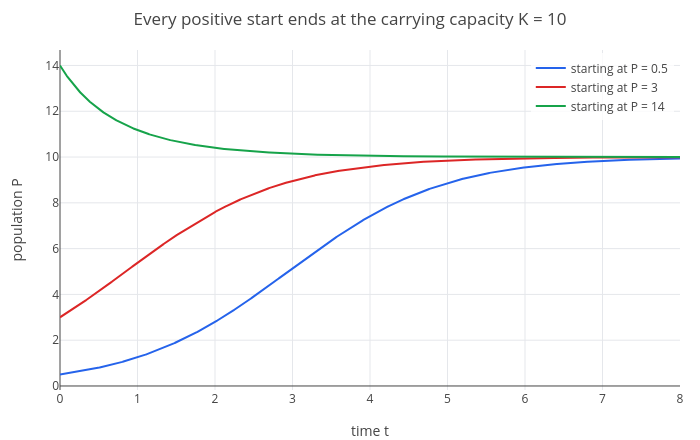

The notebook cell this image was saved under:
### Markdown cell above
The curve has the typical S-shape: exponential growth at first, fastest growth at $P = K/2 = 5$, then levelling off
at $K$. Several starting values at once: give one start value per row of `start`. Starting above $K$ the
population shrinks back to $K$:

### Code cell
p = odeplot([r*P*(1 - P/K)], [P], t, [0.5; 3; 14], 0, 8, [t P]);
p = legend(p, "starting at P = 0.5", "starting at P = 3", "starting at P = 14");
labels(title(p, "Every positive start ends at the carrying capacity K = 10"), "time t", "population P")
clear

### Figure 1 — Plotly figure (JSON) as saved in the notebook; plotly's stock layout.template omitted (floating-point values rounded to 4 significant figures; data arrays with more than 128 entries replaced by an {"elided": "..."} marker saying what was removed)
{"data": [{"line": {"color": "#2563eb", "width": 2}, "mode": "lines", "name": "starting at P = 0.5", "type": "scatter", "x": {"elided": "2779 float values"}, "y": {"elided": "2779 float values"}}, {"line": {"color": "#dc2626", "width": 2}, "mode": "lines", "name": "starting at P = 3", "type": "scatter", "x": {"elided": "2789 float values"}, "y": {"elided": "2789 float values"}}, {"line": {"color": "#16a34a", "width": 2}, "mode": "lines", "name": "starting at P = 14", "type": "scatter", "x": {"elided": "2606 float values"}, "y": {"elided": "2606 float values"}}], "layout": {"height": 440, "legend": {"bgcolor": "rgba(255,255,255,0.8)", "x": 0.99, "xanchor": "right", "y": 0.99, "yanchor": "top"}, "margin": {"b": 50, "l": 60, "r": 20, "t": 50}, "showlegend": true, "title": {"text": "Every positive start ends at the carrying capacity K = 10"}, "width": 700, "xaxis": {"range": [0, 8], "title": {"text": "time t"}, "zeroline": true}, "yaxis": {"range": [-0.175, 14.68], "title": {"text": "population P"}, "zeroline": true}}}
